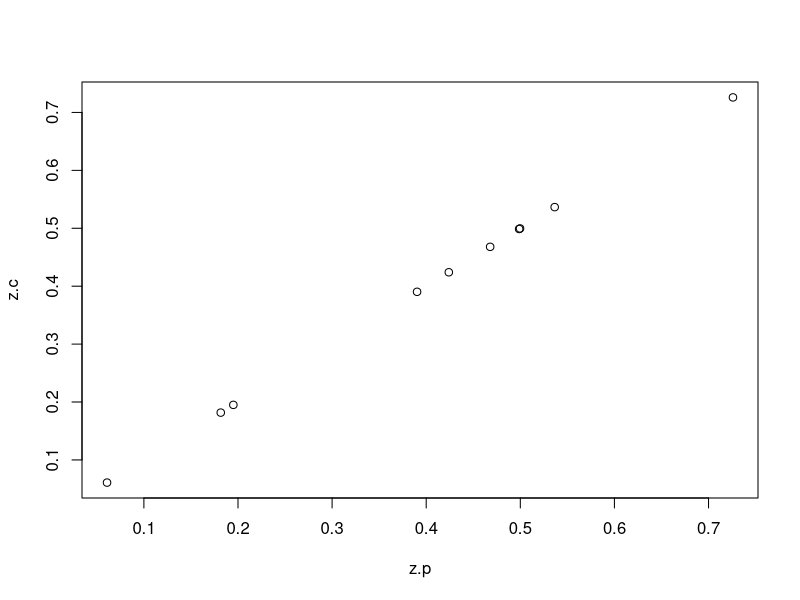

Recreate this plot in R.
## ---- chunk 1

z = rnorm(10, 0, 1)
z.p = 2 * (1 - pnorm(abs(z)))

z.c = 1 - pchisq(z^2, df = 1)

plot(z.p, z.c)
